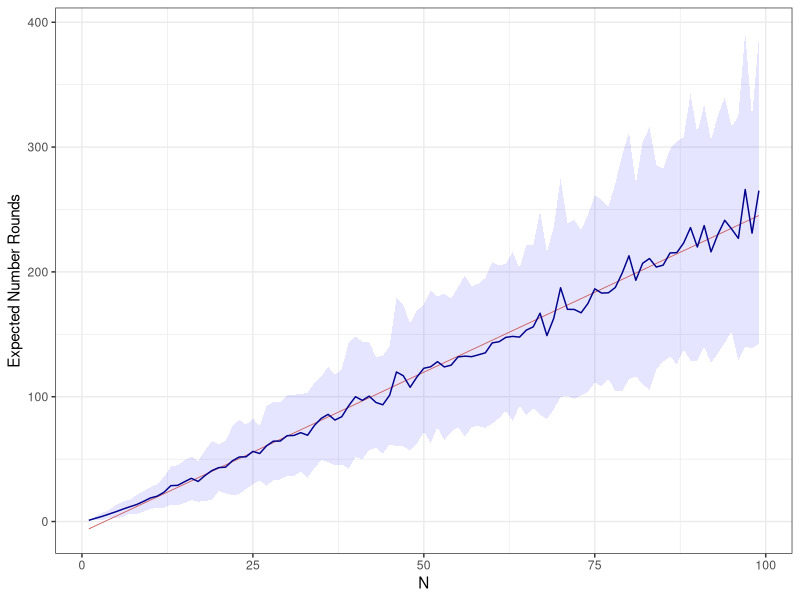
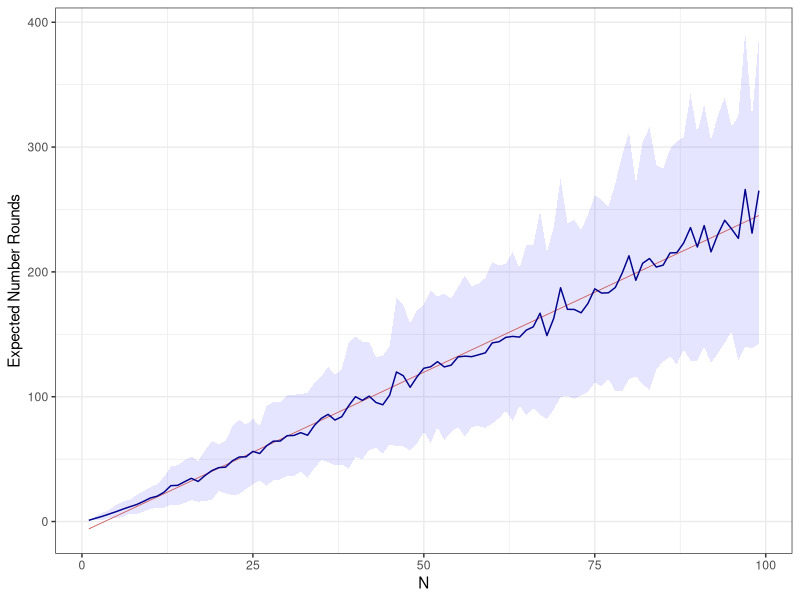

Recreate these plots in R, in order.
library(ggplot2)

pong = read.csv('pong-counts.csv')

pong['err_high'] = pong['means'] + pong['stds']
pong['err_low'] = pong['means'] - pong['stds']

p <- ggplot(pong) +
  theme_bw() +
  geom_ribbon(aes(x=N, ymin=err_low, ymax=err_high), fill='blue', alpha=0.1) +
  geom_smooth(aes(x=N, y=means),
              method='lm', se=FALSE,
              color='indianred', size=0.3) +
  geom_line(aes(x=N, y=means), color='darkblue') +
  labs(x='N', y='Expected Number Rounds')
p
  
ggsave(plot=p, filename='ggpong.png', dpi=300, width=8, height=5, units='in')
